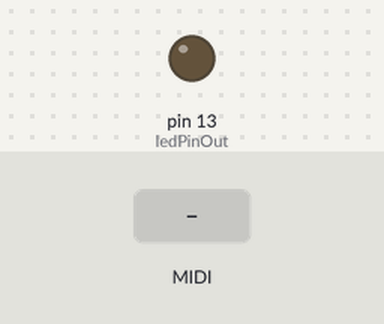
A sketch run on a simulated Arduino Uno, built with avr-gcc and run on an emulated ATmega328P. Shown: output pins drawn as LEDs (lit = HIGH). The inputs (shaded band) are chosen by the test bench. MIDI output is not drawn.

Above: at 1.2 s.
1.3 s: MIDI note 36 received
At 1.45 s:
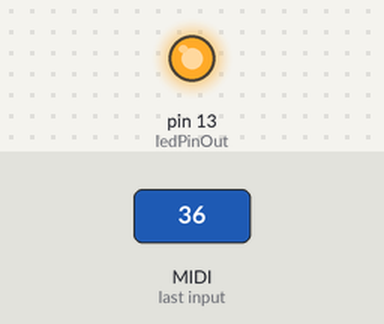
Timing chart, 0 to 4.3 s (numbered marks = the images above; inputs shaded):
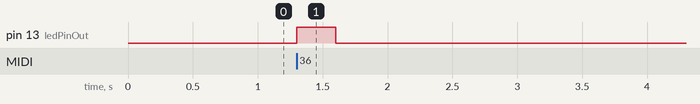

The sketch:

MIDI_DW8000.ino
```cpp
// Korg DW-8000 MIDI Enhancer
// By Steve Baines 2016
// See:
// https://hackaday.io/

#include <MIDI.h>

// Create MIDI interface on main hardware serial port
// (Tx/Rx pins on Arduino board)
MIDI_CREATE_DEFAULT_INSTANCE();


// -----------------------------------------------------------------------------

// This function will be automatically called when a NoteOn is received.
// It must be a void-returning function with the correct parameters,
// see documentation here:
// http://arduinomidilib.fortyseveneffects.com/a00022.html

const int ledPinOut = 13;

// 0 here is 1 on DW-8000 - need to set Param 83 to 1
const int dwChannel = 0;

// Also need to set Param 84 to 2, otherwise SYSEX messages are ignored.

void sendDw8000Param(byte channel, byte paramOffset, byte paramValue7Bit)
{
  const int sysexLen = 8;
  static byte sysexData[sysexLen] = {
    0xf0,   // 0 Sysex start
    0x42,   // 1 Manufacturer ID: 42, Korg
    0x30,   // 2 Channel 1
    0x03,   // 3 Device ID: 03, DW-8000
    0x41,   // 4 Message: 41, Parameter change
    0x00,   // 5 Parameter Offset number (which parameter we want to change)
    0x00,   // 6 Parameter value
    0xf7    // 7 Sysex end
  };

  // paramValue7Bit is assumed to run from 0 to 127 in all cases,
  paramValue7Bit &= 0x7f;


#if(0)
    case 0: // OSC 1 Octave (2b)
    case 1: // OSC 1 Waveform (4b)
    case 2: // OSC 1 Level (5b)
    case 3: // Auto Bend Select (2b)
    case 4: // A. Bend Mode (1b)
    case 5: // A. Bend Time (5b)
    case 6: // A. Bend Intensity (5b)
    case 7: // OSC 2 Octave (2b)
    case 8: // OSC 2 Waveform (4b)
    case 9: // OSC 2 Level (5b)
    case 10: // Interval (3b)
    case 11: // Detune (3b)
    case 12: // Noise Level (5b)
    case 13: // Assign Mode (2b)
    case 14: // Parameter No. Memory (6b)
    case 15: // Cutoff (6b)
    case 16: // Resonance (5b)
    case 17: // Keyboard Tracking (2b)
    case 18: // Polarity (1b)
    case 19: // EG. Intensity (5b)
    case 20: // VCF Attack (5b)
    case 21: // VCF Decay (5b)
    case 22: // VCF Breakpoint (5b)
    case 23: // VCF Slope (5b)
    case 24: // VCF Sustain (5b)
    case 25: // VCF Release (5b)
    case 26: // VCF Velocity Sensitivity (3b)
    case 27: // VCA Attack (5b)
    case 28: // VCA Decay (5b)
    case 29: // VCA Breakpoint (5b)
    case 30: // VCA Slope (5b)
    case 31: // VCA Sustain (5b)
    case 32: // VCA Release (5b)
    case 33: // VCA Velocity Sensitivity (3b)
    case 34: // MG Waveform (2b)
    case 35: // MG Frequency (5b)
    case 36: // MG Delay (5b)
    case 37: // MG OSC (5b)
    case 38: // MG VCF (5b)
    case 39: // Bend OSC (4b)
    case 40: // Bend VCF (1b)
    case 41: // Delay Time (3b)
    case 42: // Delay Factor (4b)
    case 43: // Delay Feedback (4b)
    case 44: // Delay Frequency (5b)
    case 45: // Delay Intensity (5b)
    case 46: // Delay Effect Level (4b)
    case 47: // Portamento (5b)
    case 48: // Aftertouch OSC MG (2b)
    case 49: // Aftertouch VCF (2b)
    case 50: // Aftertouch VCA (2b)
#endif

  // so here we rescale to fit to appropriate bit width for each parameter
  byte paramValueScaled = 0;
  switch (paramOffset)
  {
    case 4: // A. Bend Mode (1b)
    case 18: // Polarity (1b)
    case 40: // Bend VCF (1b)
      paramValueScaled = paramValue7Bit >> 6;
      break;

    case 0: // OSC 1 Octave (2b)
    case 3: // Auto Bend Select (2b)
    case 7: // OSC 2 Octave (2b)
    case 13: // Assign Mode (2b)
    case 17: // Keyboard Tracking (2b)
    case 34: // MG Waveform (2b)
    case 48: // Aftertouch OSC MG (2b)
    case 49: // Aftertouch VCF (2b)
    case 50: // Aftertouch VCA (2b)
      paramValueScaled = paramValue7Bit >> 5;
      break;

    case 10: // Interval (3b)
    case 11: // Detune (3b)
    case 26: // VCF Velocity Sensitivity (3b)
    case 33: // VCA Velocity Sensitivity (3b)
    case 41: // Delay Time (3b)
      paramValueScaled = paramValue7Bit >> 4;
      break;

    case 1: // OSC 1 Waveform (4b)
    case 8: // OSC 2 Waveform (4b)
    case 39: // Bend OSC (4b)
    case 42: // Delay Factor (4b)
    case 43: // Delay Feedback (4b)
    case 46: // Delay Effect Level (4b)
      paramValueScaled = paramValue7Bit >> 3;
      break;

    case 2: // OSC 1 Level (5b)
    case 5: // A. Bend Time (5b)
    case 6: // A. Bend Intensity (5b)
    case 9: // OSC 2 Level (5b)
    case 12: // Noise Level (5b)
    case 16: // Resonance (5b)
    case 19: // EG. Intensity (5b)
    case 20: // VCF Attack (5b)
    case 21: // VCF Decay (5b)
    case 22: // VCF Breakpoint (5b)
    case 23: // VCF Slope (5b)
    case 24: // VCF Sustain (5b)
    case 25: // VCF Release (5b)
    case 27: // VCA Attack (5b)
    case 28: // VCA Decay (5b)
    case 29: // VCA Breakpoint (5b)
    case 30: // VCA Slope (5b)
    case 31: // VCA Sustain (5b)
    case 32: // VCA Release (5b)
    case 35: // MG Frequency (5b)
    case 36: // MG Delay (5b)
    case 37: // MG OSC (5b)
    case 38: // MG VCF (5b)
    case 44: // Delay Frequency (5b)
    case 45: // Delay Intensity (5b)
    case 47: // Portamento (5b)
      paramValueScaled = paramValue7Bit >> 2;
      break;

    case 14: // Parameter No. Memory (6b)
    case 15: // Cutoff (6b)
      paramValueScaled = paramValue7Bit >> 1;
      break;

    default:
    return; // Unknown parameter - ignore
 }

  sysexData[2] = 0x30 | (channel & 0x0f); // Set channel number
  sysexData[5] = paramOffset;
  sysexData[6] = paramValueScaled;

  MIDI.sendSysEx(sysexLen, sysexData, true);
}


void handleNoteOn(byte channel, byte pitch, byte velocity)
{
    // Do whatever you want when a note is pressed.
    digitalWrite(ledPinOut, HIGH);   // turn the LED on
    MIDI.sendNoteOn(pitch, velocity, channel);
}


void handleNoteOff(byte channel, byte pitch, byte velocity)
{
    // Do something when the note is released.
    // Note that NoteOn messages with 0 velocity are interpreted as NoteOffs.
    digitalWrite(ledPinOut, LOW);    // turn the LED off
    MIDI.sendNoteOff(pitch, velocity, channel);
}


void handleControlChange(byte channel, byte number, byte value)
{
  if (channel != dwChannel)
  { // If CC not sent to DW-8000 channel, then just pass them on
    MIDI.sendControlChange(number, value, channel);
    return;
  }

  // Map from received CC numbers to corresponding DW-8000 Parameter offset numbers
  switch(number)
  {
    //   CC number                    Param. Offset
    //   ||                           ||
    // Mappings to common CCs: (See http://nickfever.com/music/midi-cc-list)
    case  5: sendDw8000Param(channel, 47, value); break; // Portamento Time
    case 70: sendDw8000Param(channel,  1, value); break; // (Sound Variation) OSC1 Waveform
    case 71: sendDw8000Param(channel, 16, value); break; // Resonance
    case 72: sendDw8000Param(channel, 32, value); break; // VCA Release
    case 73: sendDw8000Param(channel, 27, value); break; // VCA Attack
    case 74: sendDw8000Param(channel, 15, value); break; // Cutoff Freq

    // Arbitrary mappings from generic CCs to remaining params
    case 75: sendDw8000Param(channel, 34, value); break; // MG Waveform (2b)
    case 76: sendDw8000Param(channel, 35, value); break; // MG Frequency (5b)
    case 77: sendDw8000Param(channel, 36, value); break; // MG Delay (5b)
    case 78: sendDw8000Param(channel, 37, value); break; // MG OSC (5b)
    case 79: sendDw8000Param(channel, 38, value); break; // MG VCF (5b)

    case 16: sendDw8000Param(channel,  3, value); break; // Auto Bend Select (2b)
    case 17: sendDw8000Param(channel,  4, value); break; // A. Bend Mode (1b)
    case 18: sendDw8000Param(channel,  5, value); break; // A. Bend Time (5b)
    case 19: sendDw8000Param(channel,  6, value); break; // A. Bend Intensity (5b)

    case 20: sendDw8000Param(channel, 20, value); break; // VCF Attack (5b)
    case 21: sendDw8000Param(channel, 21, value); break; // VCF Decay (5b)
    case 22: sendDw8000Param(channel, 22, value); break; // VCF Breakpoint (5b)
    case 23: sendDw8000Param(channel, 23, value); break; // VCF Slope (5b)
    case 24: sendDw8000Param(channel, 24, value); break; // VCF Sustain (5b)
    case 25: sendDw8000Param(channel, 25, value); break; // VCF Release (5b)
    case 26: sendDw8000Param(channel, 26, value); break; // VCF Velocity Sensitivity (3b)
    case 27: sendDw8000Param(channel, 28, value); break; // VCA Decay (5b)
    case 28: sendDw8000Param(channel, 29, value); break; // VCA Breakpoint (5b)
    case 29: sendDw8000Param(channel, 30, value); break; // VCA Slope (5b)
    case 30: sendDw8000Param(channel, 31, value); break; // VCA Sustain (5b)
    case 31: sendDw8000Param(channel, 33, value); break; // VCA Velocity Sensitivity (3b)

    case 85: sendDw8000Param(channel, 41, value); break; // Delay Time (3b)
    case 86: sendDw8000Param(channel, 42, value); break; // Delay Factor (4b)
    case 87: sendDw8000Param(channel, 43, value); break; // Delay Feedback (4b)
    case 88: sendDw8000Param(channel, 44, value); break; // Delay Frequency (5b)
    case 89: sendDw8000Param(channel, 45, value); break; // Delay Intensity (5b)
    case 90: sendDw8000Param(channel, 46, value); break; // Delay Effect Level (4b)
    case 102: sendDw8000Param(channel, 0, value); break; // OSC 1 Octave (2b)
    case 103: sendDw8000Param(channel, 2, value); break; // OSC 1 Level (5b)
    case 104: sendDw8000Param(channel, 7, value); break; // OSC 2 Octave (2b)
    case 105: sendDw8000Param(channel, 8, value); break; // OSC 2 Waveform (4b)
    case 106: sendDw8000Param(channel, 9, value); break; // OSC 2 Level (5b)
    case 107: sendDw8000Param(channel, 10, value); break; // Interval (3b)
    case  94: sendDw8000Param(channel, 11, value); break; // Detune (3b)
    case 109: sendDw8000Param(channel, 12, value); break; // Noise Level (5b)
    case 110: sendDw8000Param(channel, 13, value); break; // Assign Mode (2b)
    case 111: sendDw8000Param(channel, 14, value); break; // Parameter No. Memory (6b)
    case 112: sendDw8000Param(channel, 17, value); break; // Keyboard Tracking (2b)
    case 113: sendDw8000Param(channel, 18, value); break; // Polarity (1b)
    case 114: sendDw8000Param(channel, 19, value); break; // EG. Intensity (5b)
    case 115: sendDw8000Param(channel, 39, value); break; // Bend OSC (4b)
    case 116: sendDw8000Param(channel, 40, value); break; // Bend VCF (1b)
    case 117: sendDw8000Param(channel, 48, value); break; // Aftertouch OSC MG (2b)
    case 118: sendDw8000Param(channel, 49, value); break; // Aftertouch VCF (2b)
    case 119: sendDw8000Param(channel, 50, value); break; // Aftertouch VCA (2b)


#if(0)
CC       Param Offset
102    case 0: // OSC 1 Octave (2b)
70    case 1: // OSC 1 Waveform (4b)
103    case 2: // OSC 1 Level (5b)
16    case 3: // Auto Bend Select (2b)
17    case 4: // A. Bend Mode (1b)
18    case 5: // A. Bend Time (5b)
19    case 6: // A. Bend Intensity (5b)
104    case 7: // OSC 2 Octave (2b)
105    case 8: // OSC 2 Waveform (4b)
106    case 9: // OSC 2 Level (5b)
107    case 10: // Interval (3b)
94    case 11: // Detune (3b)
109    case 12: // Noise Level (5b)
110    case 13: // Assign Mode (2b)
111    case 14: // Parameter No. Memory (6b)
74    case 15: // Cutoff (6b)
71    case 16: // Resonance (5b)
112    case 17: // Keyboard Tracking (2b)
113    case 18: // Polarity (1b)
114    case 19: // EG. Intensity (5b)
20    case 20: // VCF Attack (5b)
21    case 21: // VCF Decay (5b)
22    case 22: // VCF Breakpoint (5b)
23    case 23: // VCF Slope (5b)
24    case 24: // VCF Sustain (5b)
25    case 25: // VCF Release (5b)
26    case 26: // VCF Velocity Sensitivity (3b)
73    case 27: // VCA Attack (5b)
27    case 28: // VCA Decay (5b)
28    case 29: // VCA Breakpoint (5b)
29    case 30: // VCA Slope (5b)
30    case 31: // VCA Sustain (5b)
72    case 32: // VCA Release (5b)
31    case 33: // VCA Velocity Sensitivity (3b)
75    case 34: // MG Waveform (2b)
76    case 35: // MG Frequency (5b)
77    case 36: // MG Delay (5b)
78    case 37: // MG OSC (5b)
79    case 38: // MG VCF (5b)
115    case 39: // Bend OSC (4b)
116    case 40: // Bend VCF (1b)
85    case 41: // Delay Time (3b)
86    case 42: // Delay Factor (4b)
87    case 43: // Delay Feedback (4b)
88    case 44: // Delay Frequency (5b)
89    case 45: // Delay Intensity (5b)
90    case 46: // Delay Effect Level (4b)
 5    case 47: // Portamento (5b)
117    case 48: // Aftertouch OSC MG (2b)
118    case 49: // Aftertouch VCF (2b)
119    case 50: // Aftertouch VCA (2b)
#endif

    default:
      // If not explicitly remapped, pass on
      MIDI.sendControlChange(number, value, channel);
      break;
  }
}

void handleProgramChange(byte channel, byte number)
{
  MIDI.sendProgramChange(number, channel);
}

void handleAfterTouchChannel(byte channel, byte pressure)
{
  MIDI.sendAfterTouch(pressure, channel);
}

void handlePitchBend(byte channel, int bend)
{
  MIDI.sendPitchBend(bend, channel);
}

void handleSystemExclusive(byte* arrayData, unsigned arrayLen)
{
  MIDI.sendSysEx(arrayLen, arrayData, false);
}

// -----------------------------------------------------------------------------

void setup()
{
    // initialize digital pin with LED as an output.
    pinMode(ledPinOut, OUTPUT);
    digitalWrite(ledPinOut, LOW);    // turn the LED off by making the voltage LOW

    // Connect the handleNoteOn function to the library,
    // so it is called upon reception of a NoteOn.
    MIDI.setHandleNoteOn(handleNoteOn);  // Put only the name of the function

    // Do the same for NoteOffs
    MIDI.setHandleNoteOff(handleNoteOff);

    MIDI.setHandleControlChange(handleControlChange);

    MIDI.setHandleProgramChange(handleProgramChange);
    MIDI.setHandleAfterTouchChannel(handleAfterTouchChannel);
    MIDI.setHandlePitchBend(handlePitchBend);
    MIDI.setHandleSystemExclusive(handleSystemExclusive);

    // Initiate MIDI communications, listen to all channels
    MIDI.begin(MIDI_CHANNEL_OMNI);
    MIDI.turnThruOff(); // Prevent passthrough
}

void loop()
{
    // Call MIDI.read the fastest you can for real-time performance.
    MIDI.read();

    // There is no need to check if there are messages incoming
    // if they are bound to a Callback function.
    // The attached method will be called automatically
    // when the corresponding message has been received.
}
```

Measured:
- after the input at 1.3 s, pin 13 (ledPinOut): LOW → HIGH at once, → LOW 0.30 s later
